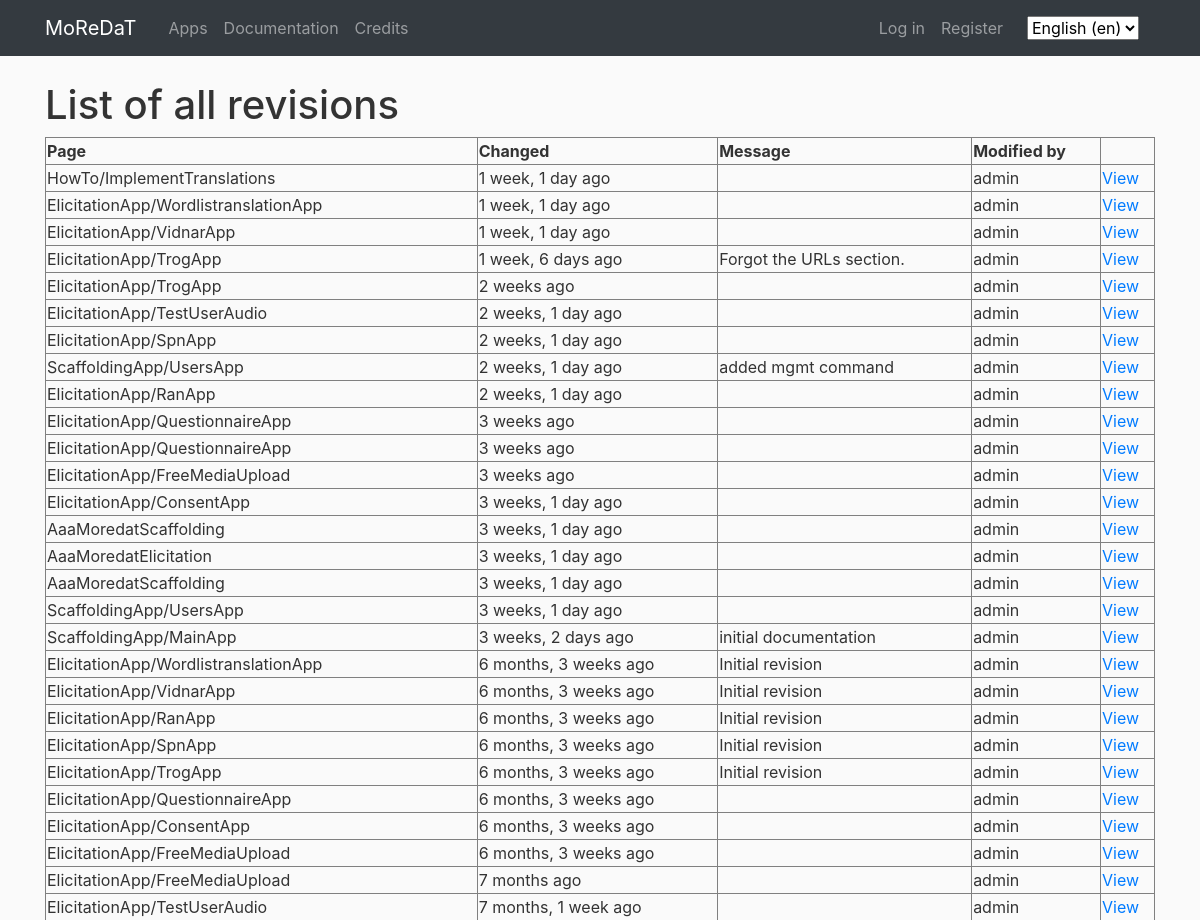
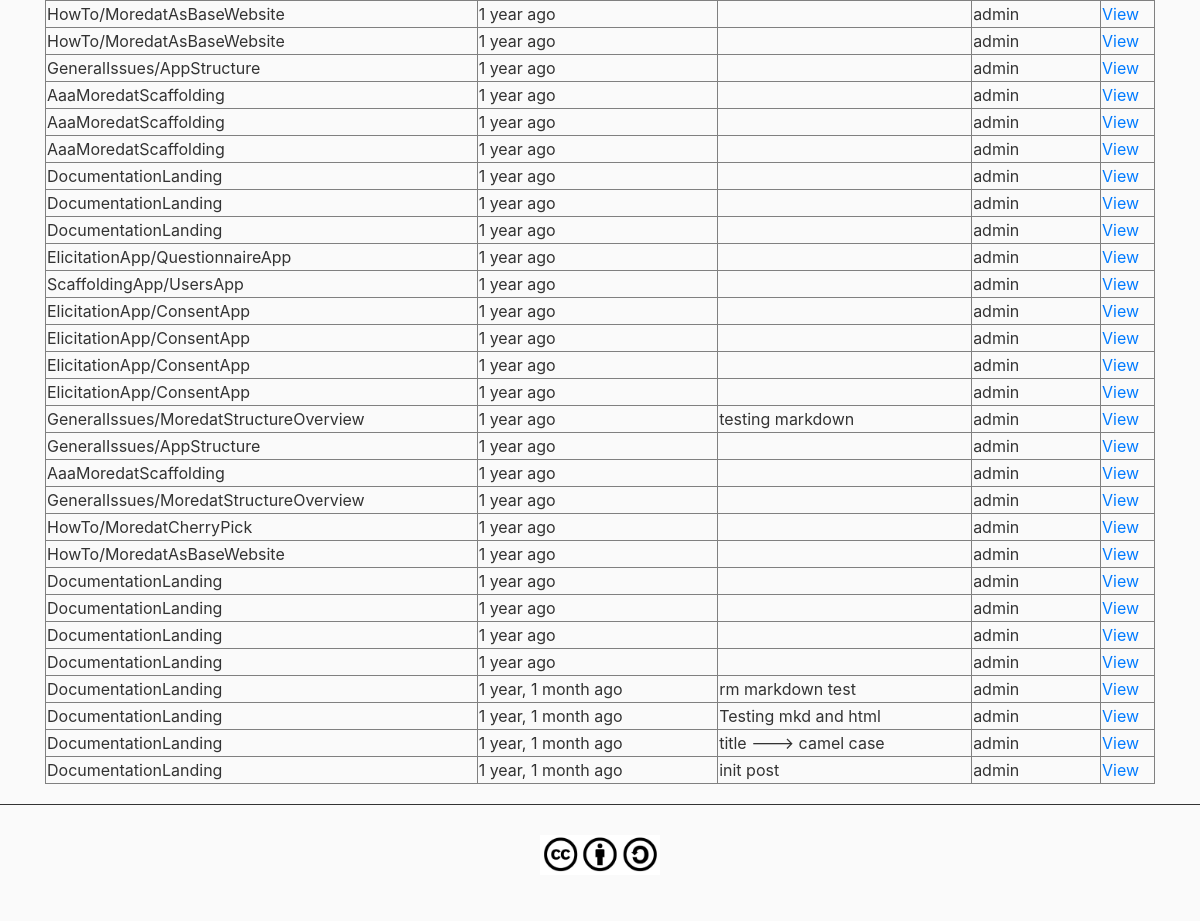
Page /en/documentation/history/ on the earlier database version (2 pictures, top to bottom).
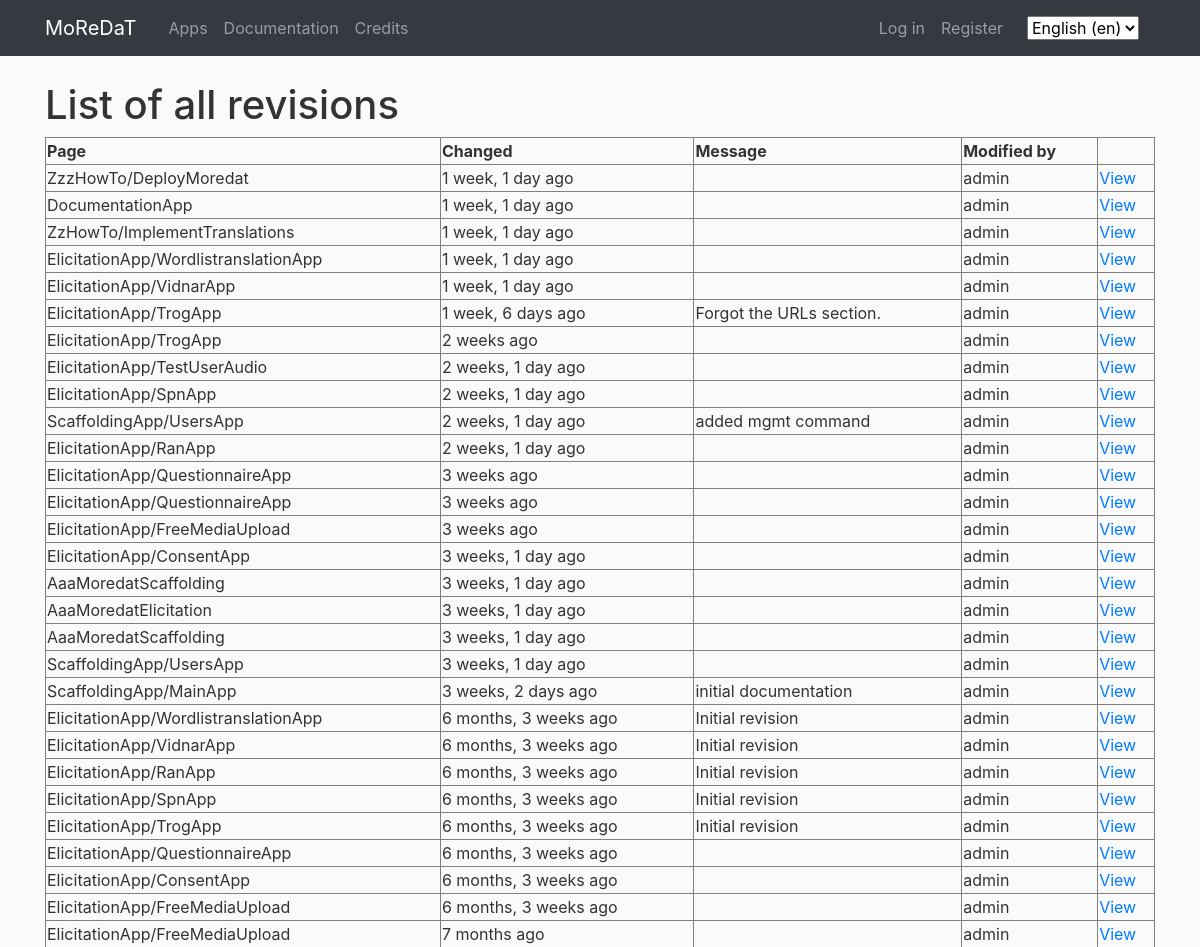
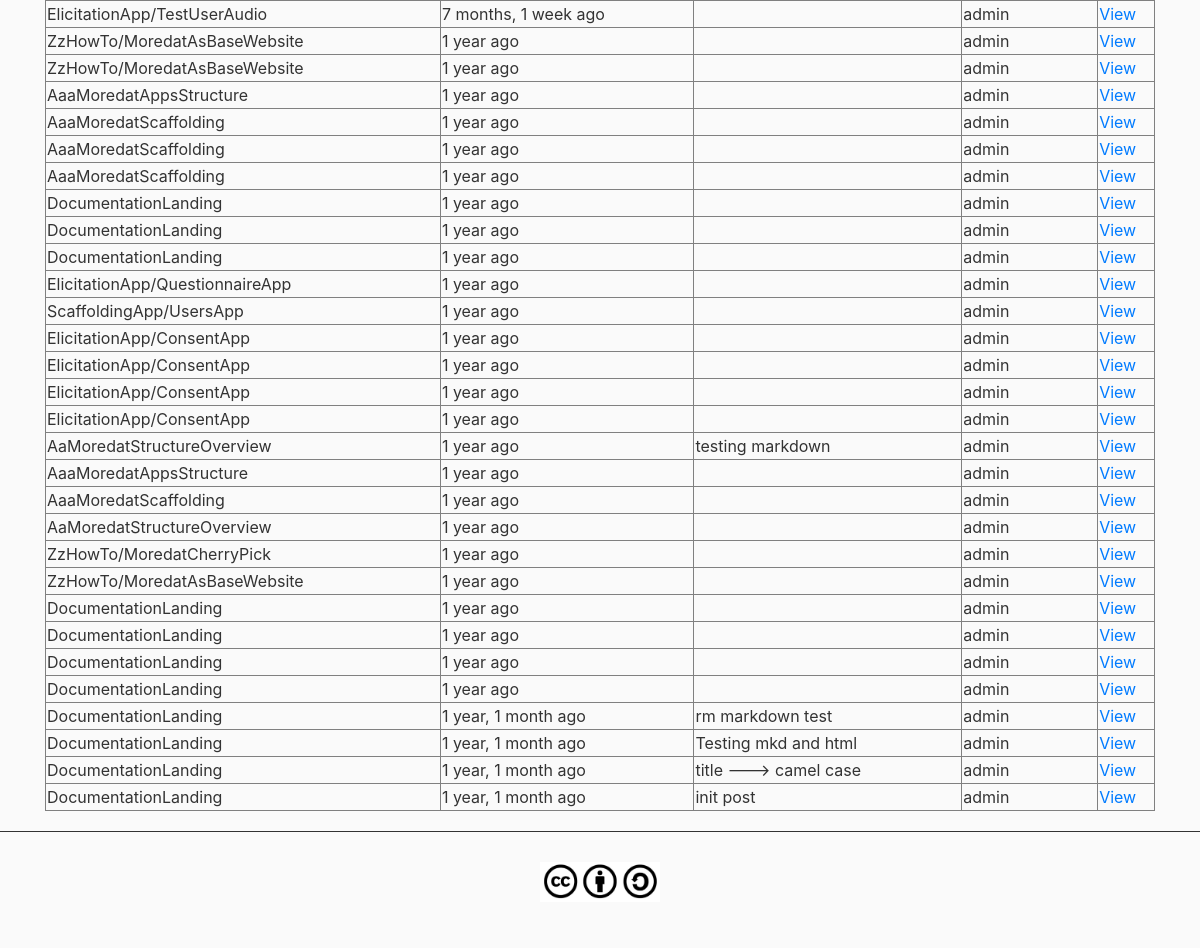
Same page on the later database version (2 pictures, top to bottom).
### documentation/models.py (models this page shows, shortened)
class Revision(models.Model):
    page = models.ForeignKey(
        WikiPage, related_name='revisions', on_delete=models.CASCADE
    )
    content = models.TextField(_('content'))
    message = models.TextField(_('change message'), blank=True)
    creator = models.ForeignKey(
        settings.AUTH_USER_MODEL,
        blank=True,
        null=True,
        related_name='documentation_revisions',
        on_delete=models.CASCADE,
    )
    creator_ip = models.GenericIPAddressField(_('creator ip'))
    created = models.DateTimeField(_('created'), auto_now_add=True)
    modified = models.DateTimeField(_('modified'), auto_now=True)
    class Meta:
        verbose_name = _("Revision")
        verbose_name_plural = _("Revisions")
        ordering = ['-modified']
        get_latest_by = 'modified'

class WikiPage(models.Model):
    slug = models.CharField(_('slug'), max_length=255)
    title = models.CharField(_('title'), max_length=510)
    created = models.DateTimeField(_('created'), auto_now_add=True)
    modified = models.DateTimeField(_('modified'), auto_now=True)
    class Meta:
        verbose_name = _("Wiki page")
        verbose_name_plural = _("Wiki pages")
        ordering = ['slug']

### documentation/views.py (the view)
def revision_list(
    request, template_name='documentation/revision_list.html', extra_context=None
):
    revision_list = Revision.objects.all()
    template_context = {'revision_list': revision_list}
    template_context.update(extra_context or {})
    return render(request, template_name, template_context)

### main/templatetags/main_custom_tags.py (called while the page is built)
@register.filter
def custom_redir_lang(url_fullpath):
	ls_urls = url_fullpath.split('/')
	del ls_urls[1]
	return '/'.join(ls_urls)

### documentation/templates/documentation/revision_list.html (shortened to what this page needs)
{% extends "main/main-base.html" %}
{% load i18n %}
{% block content %}
<div class="col-lg-12 col-md-12">
	<h1>{% trans "List of all revisions" %}</h1>
	<table class="history" border="1">
	<tr>
        <th>{% trans "Page" %}</th>
        <th>{% trans "Changed" %}</th>
        <th>{% trans "Message" %}</th>
        <th>{% trans "Modified by" %}</th>
		<th>&nbsp;</th>
	</tr>
	{% for rev in revision_list %}
	<tr>
		<td>{{ rev.page.slug }}</td>
		<td class="modifed">{{ rev.modified|timesince }} ago</td>
		<td class="message">{{ rev.message }}</td>
		<td class="creator">{{ rev.creator.username }}</td>
		<td class="options">
			<a href="{% url 'documentation_page' slug=rev.page.slug rev_id=rev.pk %}">{% trans "View" %}</a>
		</td>
	</tr>
	{% endfor %}
	</table>
</div>
{% endblock %}

### main/templates/main/main-base.html (shortened to what this page needs)
{% load i18n %}
{% load static %}
{% load crispy_forms_tags %}
{% load main_custom_tags %}
{% get_current_language as LANGUAGE_CODE %}
<!DOCTYPE html>
<html>
	<head>
    	<link rel="stylesheet" href="https://maxcdn.bootstrapcdn.com/bootstrap/4.0.0/css/bootstrap.min.css">
    	<link rel="stylesheet" type="text/css" href="{% static 'main/main.css' %}">
    	<link rel="stylesheet" type="text/css" href="{% static 'documentation/documentation.css' %}">
    	<link rel="stylesheet" type="text/css" href="{% static 'questionnaire/questionnaire.css' %}">
	</head>
	<body>
		<div id="page-container">
			<div id="content-wrapper">
				<header class="site-header">
					<nav class="navbar navbar-expand-lg navbar-dark bg-dark fixed-top">
						<div class="container">
							<a class="navbar-brand mr-4" href="{% url 'HOME' %}">MoReDaT</a>
							<div class="collapse navbar-collapse" id="navbarToggle">
								<div class="navbar-nav mr-auto bg-dark">
									<a class="nav-item nav-link" href="{% url 'home-apps' %}">Apps</a>
									<a class="nav-item nav-link" href="{% url 'documentation_index' %}">Documentation</a>
									<a class="nav-item nav-link" href="{% url 'credits' %}">Credits</a>
								</div>
								<div class="navbar-nav">
			                      	{% if user.is_authenticated %}
					                    <a class="nav-item nav-link" href="{% url 'profile' %}">{{ user.username }}</a>
				                      	<a class="nav-item nav-link" href="{% url 'logout' %}">{% translate "Log out" %}</a>
			                      	{% else %}
			              				<a class="nav-item nav-link" href="{% url 'login' %}">{% translate "Log in" %}</a>
			              				<a class="nav-item nav-link" href="{% url 'register' %}">{% translate "Register" %}</a>
			                      	{% endif%}
			              			<form action="{% url 'set_language' %}" method="post" class="form-inline">{% csrf_token %}
			              				<div class="form-group mx-sm-3 mb-0">
			      	        				<select name="language" id="langselect" onchange="this.form.submit()">
			                            	{% get_current_language as LANGUAGE_CODE %}
			          	    				{% get_available_languages as LANGUAGES %}
			              					{% get_language_info_list for LANGUAGES as languages %}
			              					{% for language in languages %}
			              						<option value="{{ language.code }}" {% if language.code == LANGUAGE_CODE %} selected {% endif %}>
			              							{{ language.name_local }} ({{ language.code }})
			              						</option>
			              					{% endfor %}
			              					</select>
			          					</div>
			              			</form>
			            		</div>
							</div>
						</div>
					</nav>
				</header>
				<main role="main" class="container" id="pageMain">
					<div class="row">
						<div class="col-md-12">
						</div>
					</div>
					<div class="row">
						{% block content %}{% endblock %}
					</div>
				</main>
				<footer>
					<div>
						<p style="text-align:center;"><a href="https://creativecommons.org/licenses/by-sa/4.0/"><img style="margin: 30px;height:40px;" src="{% static 'main/img/cc-by-sa.jpg' %}"></a></p>
					</div>
				</footer>
			</div>
		</div>
	</body>
</html>

### static/main/main.css (style rules this page uses)
body { height: 100%; background: #fafafa; color: #333333; margin-top: 5rem; margin-left: 0; margin-right: 0; }
#page-container { position: relative; min-height: 100vh; }
#content-wrapper { min-height: 100vh; }
#pageMain { min-height: 75vh; text-align: justify; }
footer { margin-top: 20px; border-top: solid; border-width: thin; }

### static/documentation/documentation.css (style rules this page uses)
.history { width: 100%; }

Differences in the rows shown:
added Revision: page.slug "ZzzHowTo/DeployMoredat", modified "1 week, 1 day", creator.username "admin"
added Revision: page.slug "DocumentationApp", modified "1 week, 1 day", creator.username "admin"
changed through a linked row, Revision: page.slug "HowTo/ImplementTranslations" → "ZzHowTo/ImplementTranslations"
changed through a linked row, Revision (number 31 of 59 on the later page): page.slug "HowTo/MoredatAsBaseWebsite" → "ZzHowTo/MoredatAsBaseWebsite"
changed through a linked row, Revision (number 32 of 59 on the later page): page.slug "HowTo/MoredatAsBaseWebsite" → "ZzHowTo/MoredatAsBaseWebsite"
changed through a linked row, Revision (number 33 of 59 on the later page): page.slug "GeneralIssues/AppStructure" → "AaaMoredatAppsStructure"
changed through a linked row, Revision "testing markdown": page.slug "GeneralIssues/MoredatStructureOverview" → "AaMoredatStructureOverview"
changed through a linked row, Revision (number 47 of 59 on the later page): page.slug "GeneralIssues/AppStructure" → "AaaMoredatAppsStructure"
changed through a linked row, Revision (number 49 of 59 on the later page): page.slug "GeneralIssues/MoredatStructureOverview" → "AaMoredatStructureOverview"
changed through a linked row, Revision: page.slug "HowTo/MoredatCherryPick" → "ZzHowTo/MoredatCherryPick"
changed through a linked row, Revision (number 51 of 59 on the later page): page.slug "HowTo/MoredatAsBaseWebsite" → "ZzHowTo/MoredatAsBaseWebsite"
